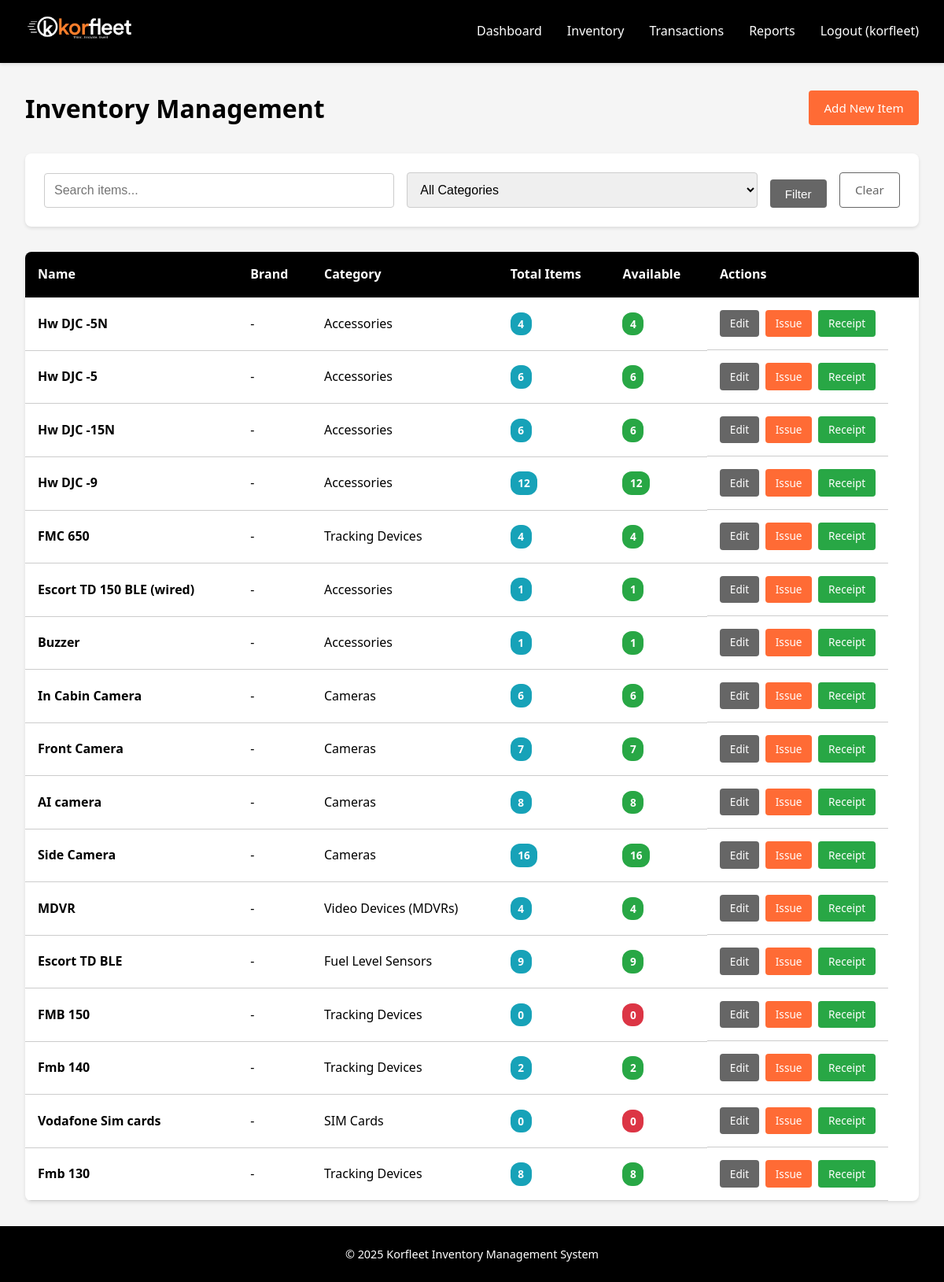
The page /inventory/ (signed in) on the database its author committed.
### inventory/models.py (models this page shows, shortened)
class InventoryItem(models.Model):
    CATEGORY_CHOICES = [
        ('Video Devices (MDVRs)', 'Video Devices (MDVRs)'),
        ('Fuel Level Sensors', 'Fuel Level Sensors'),
        ('SIM Cards', 'SIM Cards'),
        ('Cameras', 'Cameras'),
        ('Accessories', 'Accessories'),
        ('Flow Meters', 'Flow Meters'),
        ('Tracking Devices', 'Tracking Devices'),
    ]
    name = models.CharField(max_length=200, help_text="Item name (required)")
    category = models.CharField(max_length=50, choices=CATEGORY_CHOICES, help_text="Category (required)")
    quantity = models.IntegerField(default=0, validators=[MinValueValidator(0)])
    date_added = models.DateTimeField(auto_now_add=True)
    created_by = models.ForeignKey(User, on_delete=models.SET_NULL, null=True, related_name='created_items')
    class Meta:
        ordering = ['-date_added']
        verbose_name = "Inventory Item"
        verbose_name_plural = "Inventory Items"
    @property
    def total_qty(self):
        serialized_count = self.serialized_items.count()
        if serialized_count:
            return serialized_count
        return self.quantity
    def available_quantity(self):
        qs = self.serialized_items
        if qs.exists():
            return qs.filter(status='Available').exclude(condition='Faulty').count()
        return self.quantity

### inventory/views.py (the view)
# urls.py: path('inventory/', views.inventory_list, name='inventory_list'),
@login_required
def inventory_list(request):
    items = InventoryItem.objects.all()
    search_query = request.GET.get('search', '')
    if search_query:
        items = items.filter(
            Q(name__icontains=search_query) |
            Q(category__icontains=search_query)
        )
    category_filter = request.GET.get('category', '')
    if category_filter:
        items = items.filter(category=category_filter)
    items_list = list(items)
    for item in items_list:
        item.available_qty = item.available_quantity()
    paginator = Paginator(items_list, 20)
    page_number = request.GET.get('page')
    page_obj = paginator.get_page(page_number)
    categories = InventoryItem.CATEGORY_CHOICES
    context = {
        'page_obj': page_obj,
        'search_query': search_query,
        'category_filter': category_filter,
        'categories': categories,
    }
    return render(request, 'inventory/inventory_list.html', context)

### templates/inventory/inventory_list.html (shortened to what this page needs)
{% extends 'inventory/base.html' %}
{% block content %}
<div class="page-header">
    <h1>Inventory Management</h1>
    <a href="{% url 'inventory:inventory_add' %}" class="btn btn-primary">Add New Item</a>
</div>
<div class="filters">
    <form method="get" class="filter-form">
        <input type="text" name="search" placeholder="Search items..." value="{{ search_query }}" class="form-control">
        <select name="category" class="form-control">
            <option value="">All Categories</option>
        </select>
        <button type="submit" class="btn btn-secondary">Filter</button>
        <a href="{% url 'inventory:inventory_list' %}" class="btn btn-outline">Clear</a>
    </form>
</div>
<div class="table-container">
    <table class="data-table">
        <thead>
            <tr>
                <th>Name</th>
                <th>Brand</th>
                <th>Category</th>
                <th>Total Items</th>
                <th>Available</th>
                <th>Actions</th>
            </tr>
        </thead>
        <tbody>
            {% for item in page_obj %}
            <tr>
                <td><strong><a class="no-underline" href="{% url 'inventory:inventory_item_detail' item.id %}">{{ item.name }}</a></strong></td>
                <td>{{ item.brand|default:"-" }}</td>
                <td>{{ item.category }}</td>
                <td>
                    <span class="badge badge-info">
                        {{ item.total_qty }}
                    </span>
                </td>
                <td>
                    <span class="badge {% if item.available_qty > 0 %}badge-success{% else %}badge-danger{% endif %}">
                        {{ item.available_qty }}
                    </span>
                </td>
                <td class="actions">
                    <a href="{% url 'inventory:inventory_edit' item.id %}" class="btn btn-sm btn-secondary">Edit</a>
                    <a href="{% url 'inventory:stock_out' %}?item_id={{ item.id }}" class="btn btn-sm btn-primary">Issue</a>
                    <a href="{% url 'inventory:stock_in' %}?item_id={{ item.id }}" class="btn btn-sm btn-success">Receipt</a>
                </td>
            </tr>
            {% empty %}
            <tr>
                <td colspan="6" class="text-center">No items found.</td>
            </tr>
            {% endfor %}
        </tbody>
    </table>
</div>
{% endblock %}

### templates/inventory/base.html (shortened to what this page needs)
<!DOCTYPE html>
<html lang="en">
<head>
    {% load static %}
    <link rel="stylesheet" href="{% static 'css/style.css' %}">
</head>
<body>
    {% if user.is_authenticated %}
    <nav class="navbar">
        <div class="nav-container">
            <div class="nav-brand">
                <a href="{% url 'inventory:dashboard' %}" class="brand-link">
                    <img src="{% static 'Images/korfleet-logo.jpg' %}" alt="Korfleet Logo" style="height:40px;">
                </a>
            </div>
            <ul class="nav-menu">
                <li><a href="{% url 'inventory:dashboard' %}">Dashboard</a></li>
                <li><a href="{% url 'inventory:inventory_list' %}">Inventory</a></li>
                <li><a href="{% url 'inventory:transactions' %}">Transactions</a></li>
                <li><a href="{% url 'inventory:reports' %}">Reports</a></li>
                <li><a href="{% url 'inventory:logout' %}">Logout ({{ user.username }})</a></li>
            </ul>
        </div>
    </nav>
    {% endif %}
    <main class="main-content">
        {% block content %}
        {% endblock %}
    </main>
    <footer class="footer">
        <p>&copy; 2025 Korfleet Inventory Management System</p>
    </footer>
</body>
</html>

### static/css/style.css (style rules this page uses)
:root { --primary-orange: #FF6B35; --dark-orange: #E55A2B; --light-orange: #FF8C42; --white: #FFFFFF; --black: #000000; --gray-light: #F5F5F5; --gray-medium: #CCCCCC; --gray-dark: #666666; --success: #28A745; --danger: #DC3545; --warning: #FFC107; }
* { margin: 0; padding: 0; box-sizing: border-box; }
body { font-family: 'Segoe UI', Tahoma, Geneva, Verdana, sans-serif; background-color: var(--gray-light); color: var(--black); line-height: 1.6; min-height: 100vh; display: flex; flex-direction: column; }
.navbar { background-color: var(--black); color: var(--white); padding: 1rem 0; box-shadow: 0 2px 4px rgba(0,0,0,0.1); }
.nav-container { max-width: 1200px; margin: 0 auto; padding: 0 2rem; display: flex; justify-content: space-between; align-items: center; }
.nav-menu { display: flex; list-style: none; gap: 2rem; }
.nav-menu a { color: var(--white); text-decoration: none; transition: color 0.3s; }
.main-content { flex: 1; max-width: 1200px; width: 100%; margin: 0 auto; padding: 2rem; }
a.no-underline { text-decoration: none !important; color: inherit; }
.btn { display: inline-block; padding: 0.6rem 1.2rem; border: none; border-radius: 4px; text-decoration: none; cursor: pointer; font-size: 0.95rem; transition: all 0.3s; text-align: center; }
.btn-primary { background-color: var(--primary-orange); color: var(--white); }
.btn-secondary { background-color: var(--gray-dark); color: var(--white); }
.btn-success { background-color: var(--success); color: var(--white); }
.btn-outline { background-color: transparent; border: 1px solid var(--gray-dark); color: var(--gray-dark); }
.btn-sm { padding: 0.4rem 0.8rem; font-size: 0.85rem; }
.form-control { width: 100%; padding: 0.75rem; border: 1px solid var(--gray-medium); border-radius: 4px; font-size: 1rem; transition: border-color 0.3s; }
.table-container { background-color: var(--white); border-radius: 8px; overflow-x: auto; box-shadow: 0 2px 4px rgba(0,0,0,0.1); }
.data-table { width: 100%; border-collapse: collapse; }
.data-table thead { background-color: var(--black); color: var(--white); }
.data-table th { padding: 1rem; text-align: left; font-weight: 600; }
.data-table td { padding: 1rem; border-bottom: 1px solid var(--gray-medium); }
.badge { display: inline-block; padding: 0.25rem 0.6rem; border-radius: 12px; font-size: 0.85rem; font-weight: 600; }
.badge-success { background-color: var(--success); color: var(--white); }
.badge-danger { background-color: var(--danger); color: var(--white); }
.badge-info { background-color: #17A2B8; color: var(--white); }
.page-header { display: flex; justify-content: space-between; align-items: center; margin-bottom: 2rem; }
.page-header h1 { color: var(--black); font-size: 2rem; }
.filters { background-color: var(--white); padding: 1.5rem; border-radius: 8px; margin-bottom: 2rem; box-shadow: 0 2px 4px rgba(0,0,0,0.1); }
.filter-form { display: flex; gap: 1rem; flex-wrap: wrap; align-items: flex-end; }
.filter-form .form-control { flex: 1; min-width: 200px; }
.footer { background-color: var(--black); color: var(--white); text-align: center; padding: 1.5rem; margin-top: auto; }
.footer p { margin: 0; font-size: 0.9rem; }
.actions { display: flex; gap: 0.5rem; flex-wrap: wrap; white-space: nowrap; min-width: fit-content; }
.data-table td.actions { white-space: nowrap; width: 1%; }

### rows shown on the page
InventoryItem: name "Hw DJC -5N", brand "-", category "Accessories", total_qty "4", available_qty "4"
InventoryItem: name "Hw DJC -5", brand "-", category "Accessories", total_qty "6", available_qty "6"
InventoryItem: name "Hw DJC -15N", brand "-", category "Accessories", total_qty "6", available_qty "6"
InventoryItem: name "Hw DJC -9", brand "-", category "Accessories", total_qty "12", available_qty "12"
InventoryItem: name "FMC 650", brand "-", category "Tracking Devices", total_qty "4", available_qty "4"
InventoryItem: name "Escort TD 150 BLE (wired)", brand "-", category "Accessories", total_qty "1", available_qty "1"
InventoryItem: name "Buzzer", brand "-", category "Accessories", total_qty "1", available_qty "1"
InventoryItem: name "In Cabin Camera", brand "-", category "Cameras", total_qty "6", available_qty "6"
InventoryItem: name "Front Camera", brand "-", category "Cameras", total_qty "7", available_qty "7"
InventoryItem: name "AI camera", brand "-", category "Cameras", total_qty "8", available_qty "8"
InventoryItem: name "Side Camera", brand "-", category "Cameras", total_qty "16", available_qty "16"
InventoryItem: name "MDVR", brand "-", category "Video Devices (MDVRs)", total_qty "4", available_qty "4"
InventoryItem: name "Escort TD BLE", brand "-", category "Fuel Level Sensors", total_qty "9", available_qty "9"
InventoryItem: name "FMB 150", brand "-", category "Tracking Devices", total_qty "0", available_qty "0"
InventoryItem: name "Fmb 140", brand "-", category "Tracking Devices", total_qty "2", available_qty "2"
InventoryItem: name "Vodafone Sim cards", brand "-", category "SIM Cards", total_qty "0", available_qty "0"
InventoryItem: name "Fmb 130", brand "-", category "Tracking Devices", total_qty "8", available_qty "8"

### other values the page prints
{{ user.username }} "korfleet"
